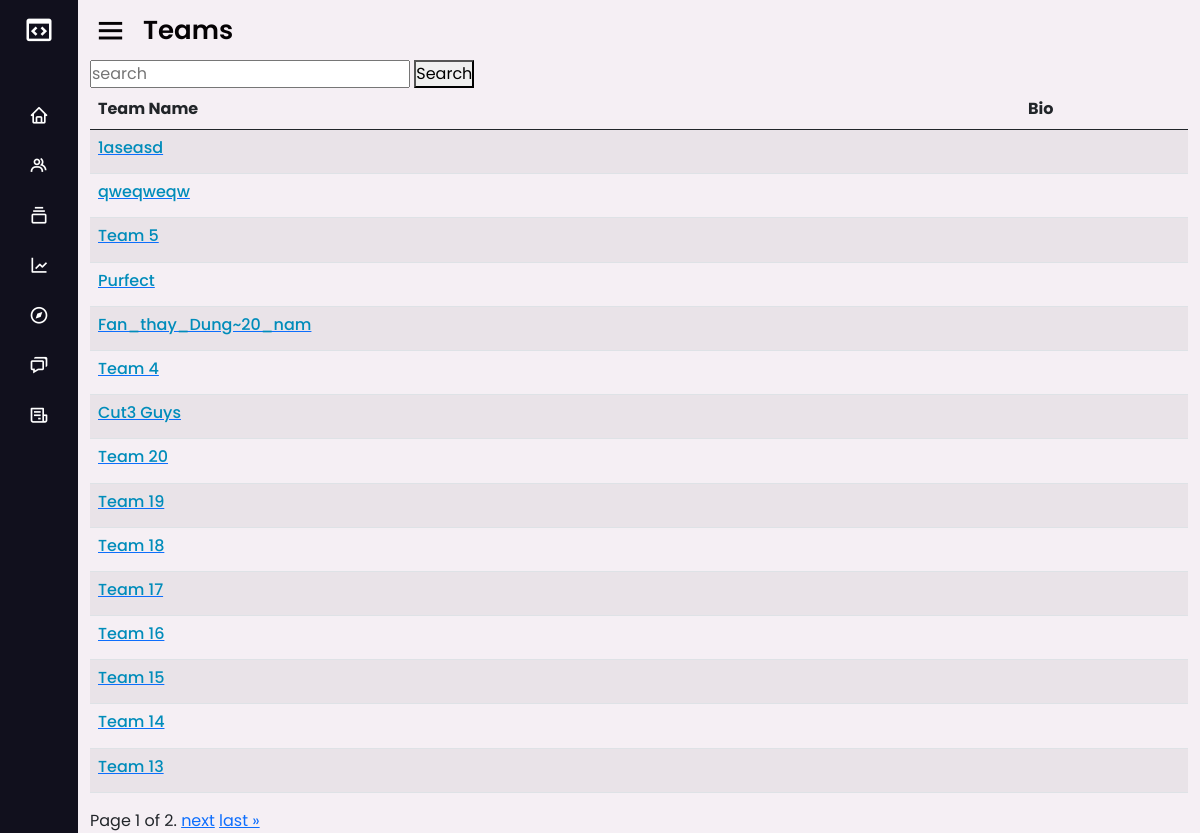
/team/ (signed in), run on an earlier commit of the app's database.
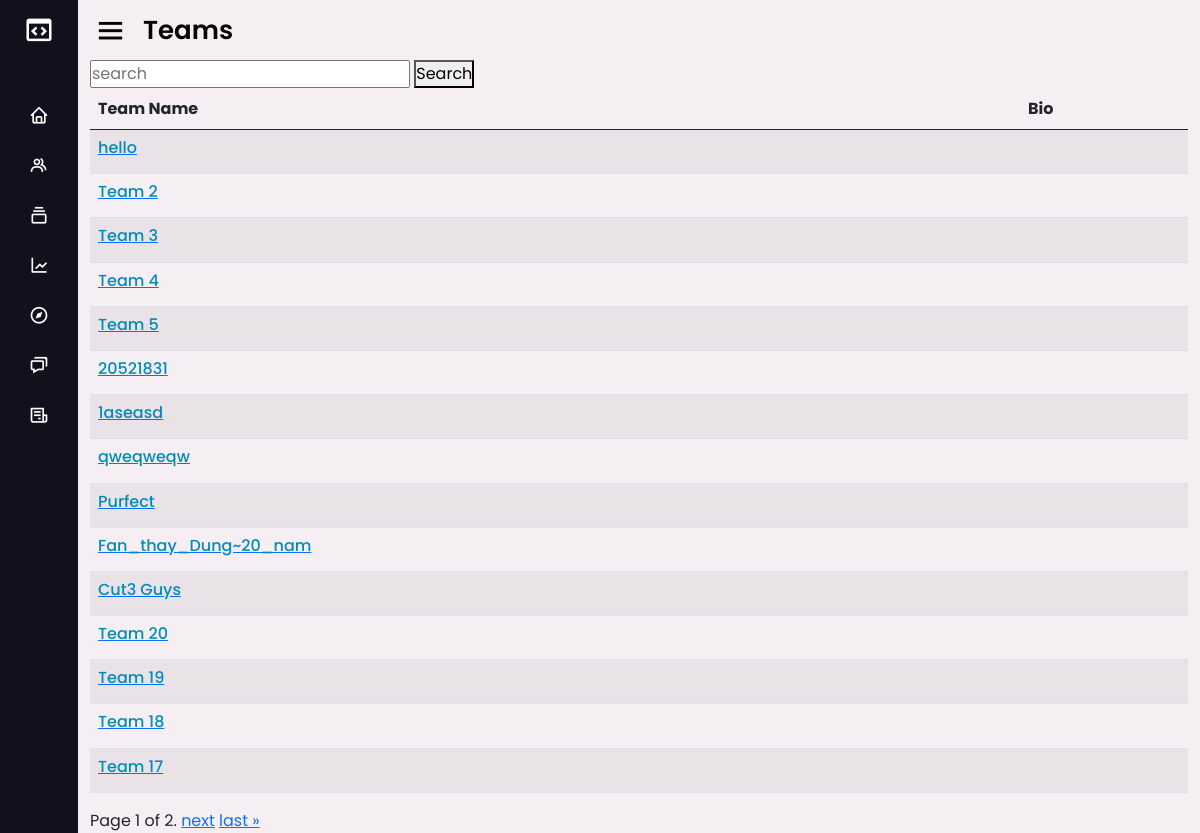
And on a later commit of the database.
### base/models.py (models this page shows)
class Team(models.Model):
    name = models.CharField(max_length=55)
    password = models.CharField(max_length=32 )
    score = models.PositiveBigIntegerField(default=0)
    decription = models.CharField(max_length=100 , blank=True)
    updated = models.DateTimeField(auto_now=True)
    created = models.DateTimeField(auto_now_add=True)
    class Meta:
        ordering = ['-updated' , '-created']
    def __str__(self):
        return self.name

### base/team.py (the view, shortened to what this page needs)
# urls.py: path('team/', team.teams , name='team'),
@csrf_exempt
def teams(request):
	teams  = Team.objects.all() # get all teams
	paginator = Paginator(teams, 15) # Show 15 team per page.
	page_number = request.GET.get('page')
	page_obj = paginator.get_page(page_number)
	context = {'page_obj': page_obj}
	return render(request, 'base/teams/teams.html' , context)

### base/templates/base/teams/teams.html (shortened to what this page needs)
{% extends 'main.html' %}
{% block header_text %}
<span class="text">Teams</span>
{% endblock header_text %}
{% block content %}
<div class="container">
	<form  id="search" method="GET">
		<input type="text" name="search" id="text_search" placeholder="search">
		<button type="submit"> Search</button>
	</form>
	<div id="score">
		<div class="table-responsive">
			<table class="table table-striped">
				<thead>
					<tr>
						<th>Team Name</th>
						<th>Bio</th>
					</tr>
				</thead>
				<tbody>
					{% for team in page_obj %}
					<tr>
						<td>
							<a href="/team/{{team.name}}"><h6 style="color: #008cba;">{{team.name}}</h6></a>
						</td>
						<td>
						</td>
					</tr>
					{% endfor %}
				</tbody>
			</table>
			<div class="pagination">
				<span class="step-links">
					<span class="current">
						Page {{ page_obj.number }} of {{ page_obj.paginator.num_pages }}.
					</span>
					{% if page_obj.has_next %}
						<a href="?page={{ page_obj.next_page_number }}">next</a>
						<a href="?page={{ page_obj.paginator.num_pages }}">last &raquo;</a>
					{% endif %}
				</span>
			</div>
		</div>
	</div>
</div>
{% endblock content %}

What changed in the data, as far as the page shows it:
no longer on this page (row unchanged): Team: name "Team 16"
no longer on this page (row unchanged): Team: name "Team 15"
no longer on this page (row unchanged): Team: name "Team 14"
no longer on this page (row unchanged): Team: name "Team 13"
added Team: name "hello"
now on this page (row edited): Team: name "Team 2"
now on this page (row edited): Team: name "Team 3"
changed Team "Team 4": moves up the list
changed Team "Team 5": moves up the list
added Team: name "20521831"
